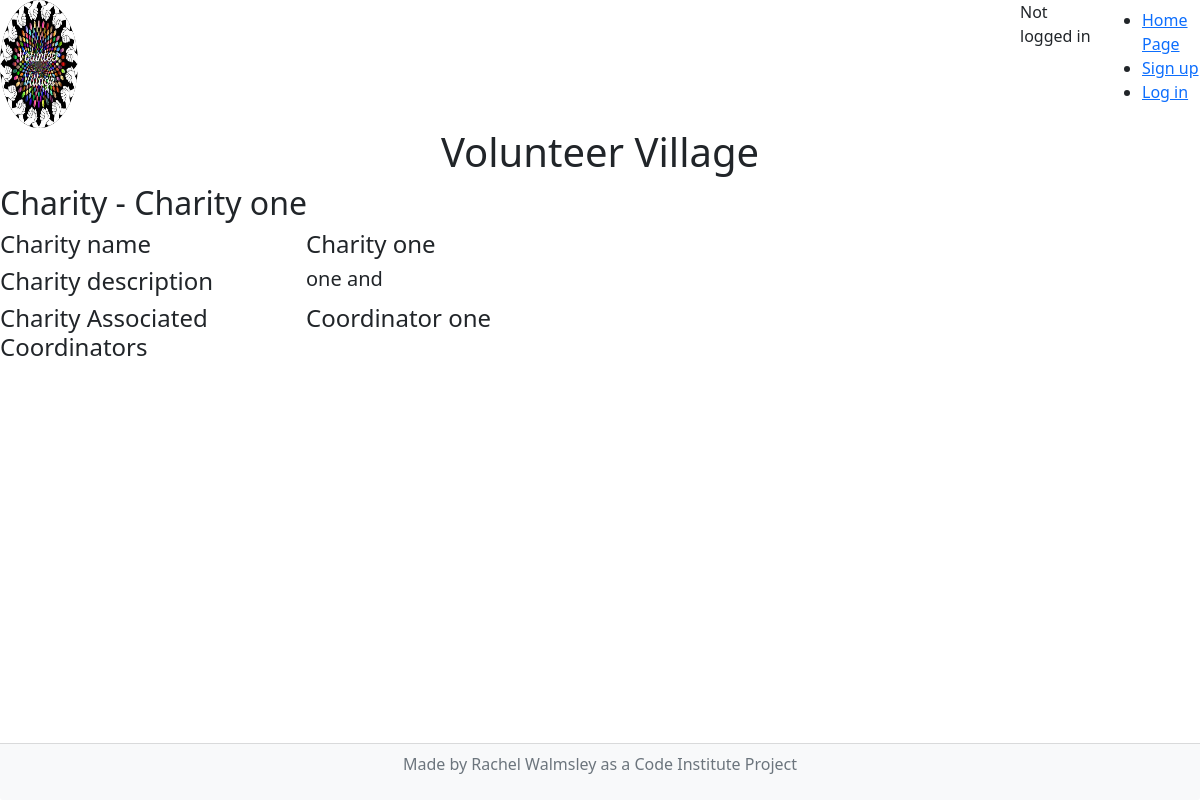
The page /charity/read_charity/4 on the database its author committed.
### charity/models.py (models this page shows)
class CharityProfile(models.Model):
    charity_name = models.CharField(
    max_length=50,
    null=False,
    blank=False,
    verbose_name='Charity Name',
    help_text='format: required, max_length=50',
    )
    charity_description = models.TextField(
        null=False,
        blank=False,
        verbose_name='Charity Description',
    )
    charities_coordinators = models.ManyToManyField(
        CoordinatorProfile,
        verbose_name=("coordinators associated with charity"),
        related_name="CharityProfiles")
    def __str__(self):
        return self.charity_name

### coordinator/models.py (models this page shows, shortened)
class CoordinatorProfile(models.Model):
    user_name = models.OneToOneField(User, on_delete=models.CASCADE)
    fname = models.CharField(
        max_length=50,
        null=False,
        blank=False,
        verbose_name='First Name',
        help_text='format: required, max_length=50',
    )
    lname = models.CharField(
        max_length=50,
        null=False,
        blank=False,
        verbose_name='Last Name',
        help_text='format: required, max_length=50',
    )
    activated = models.BooleanField(
        default=False,
    )

### charity/views.py (the view)
# urls.py: path("charity/read_charity/<id>", views.read_charity, name="read_charity"),
def read_charity(request, id):
    ch_profile = id #get_object_or_404(CoordinatorProfile, lname="one").id
    print(ch_profile)
    profile = get_object_or_404(CharityProfile, id=ch_profile)
    coords = profile.charities_coordinators.values()
    print(coords)
    context = {
        'profile': profile,
        'coords':coords,
    }
    return render(request, 'charity/read_charity.html', context)

### templates/charity/read_charity.html (shortened to what this page needs)
{% extends "base.html" %}
{% block content %}
<h2> Charity - {{ profile }}</h2>
<div class=row>
    <div class="col-3">
        <h4> Charity name </h4>
    </div>
    <div class="col-3">
        <h4> {{ profile }} </h4>
    </div>
</div>
<div class=row>
    <div class="col-3">
        <h4> Charity description </h4>
    </div>
    <div class="col-3">
        <h5> {{ profile.charity_description }} </h5>
    </div>
</div>
<div class=row>
    <div class="col-3">
        <h4> Charity Associated Coordinators </h4>
    </div>
    <div class="col-3">
    {% for coord in coords %}
        <h4> {{ coord.fname }} {{ coord.lname }} </h4>
    {%endfor %}
    </div>
{%endblock%}

### rows shown on the page
CharityProfile: charity_name "Charity one", charity_description "one and"
CoordinatorProfile: fname "Coordinator", lname "one"
